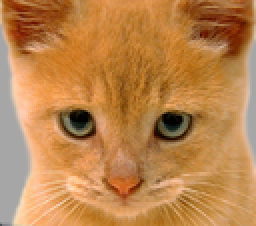
%> input picture proj1/data/cat.bmp, 128 x 113 px, shrunk from 410 x 361 before the run (shown 2 times larger)
$ octave proj1_test_filtering.m   (GNU Octave 9; MATLAB toolbox functions it lacks are replaced by stand-ins)
%> lines starting %> are read from the running program, lines starting %| are printed output that depends on the picture
### proj1/code/my_imfilter.m
function output = my_imfilter(image, filter)
% This function is intended to behave like the built in function imfilter()
% See 'help imfilter' or 'help conv2'. While terms like "filtering" and
% "convolution" might be used interchangeably, and they are indeed nearly
% the same thing, there is a difference:
% from 'help filter2'
%    2-D correlation is related to 2-D convolution by a 180 degree rotation
%    of the filter matrix.

% Your function should work for color images. Simply filter each color
% channel independently.

% Your function should work for filters of any width and height
% combination, as long as the width and height are odd (e.g. 1, 7, 9). This
% restriction makes it unambigious which pixel in the filter is the center
% pixel.

% Boundary handling can be tricky. The filter can't be centered on pixels
% at the image boundary without parts of the filter being out of bounds. If
% you look at 'help conv2' and 'help imfilter' you see that they have
% several options to deal with boundaries. You should simply recreate the
% default behavior of imfilter -- pad the input image with zeros, and
% return a filtered image which matches the input resolution. A better
% approach is to mirror the image content over the boundaries for padding.

% % Uncomment if you want to simply call imfilter so you can see the desired
% % behavior. When you write your actual solution, you can't use imfilter,
% % filter2, conv2, etc. Simply loop over all the pixels and do the actual
% % computation. It might be slow.
% output = imfilter(image, filter);


%%%%%%%%%%%%%%%%
% Your code here
%%%%%%%%%%%%%%%%
filter_size = size(filter);

% perform checks on input size
if (isequal(mod(filter_size,2), [1 1]))
    % input filter has odd integer dimensions, so continue with filtering
    image_size = size(image);
    if size(image_size)== [1 2];
        % grayscale image
        image_size = [image_size 1];
    end
    pad_size = (filter_size - 1) / 2;
    % pad the input image as per filter size
    %padded_image = padarray(image, pad_size, 'symmetric');
    padded_image = my_padarray(image, pad_size, 'symmetric');

    % initialize output
    output = zeros(image_size);
    % perform convolution
    for i=1:image_size(1)
        for j=1:image_size(2)
            % looping through each pixel
            for k=1:filter_size(1)
                for l=1:filter_size(2)
                    for c=1:image_size(3)
                        output(i, j, c) = output(i, j, c) + padded_image(i+k-1, j+l-1, c) .* filter(k, l);
                    end
                end
            end
        end
    end
else
    % input filter has at least one even integer dimension, terminate filtering
    error('Input filter has invalid dimensions!');
end

### proj1/code/my_padarray.m
function padded_image = my_padarray(image, pad_size, pad_type)
% This function is intended to behave like the built in function padarray()
% but at the moment only supports symmetric image padding and 2D padding sizes.

    image_size = size(image);
    padded_image_size = image_size + [2*pad_size 0];
    padded_image = zeros(padded_image_size);
    if (~strcmp(pad_type,'symmetric'))
        return
    end
    for k=1:image_size(3)
        for j=1:image_size(2)
            for i=1:pad_size(1)
                % top-center padding
                padded_image(i, pad_size(2)+j, k) = image(pad_size(1)-i+1, j,k);
                % bottom-center padding
                padded_image(pad_size(1)+image_size(1)+i, pad_size(2)+j, k) = image(image_size(1)-i+1, j,k);
            end
        end
        for i=1:image_size(1)
            for j=1:pad_size(2)
                % left-center padding
                padded_image(pad_size(1)+i, j, k) = image(i, pad_size(2)-j+1, k);
                % right-center padding
                padded_image(pad_size(1)+i, pad_size(2)+image_size(2)+j, k) = image(i, image_size(2)-j+1, k);
            end
        end
        % central image
        for j=1:image_size(2)
            for i=1:image_size(1)
                padded_image(i+pad_size(1), j+pad_size(2), k) = image(i, j, k);
            end
        end

        for i=1:pad_size(1)
            for j=1:pad_size(2)
                % top left corner
                padded_image(i, j, k) = padded_image(i, 2*pad_size(2)-j+1, k);
                % top right corner
                padded_image(i, padded_image_size(2)-j+1, k) = padded_image(i, padded_image_size(2)-2*pad_size(2)+j, k);
                % bottom left corner
                padded_image(padded_image_size(1)-pad_size(1)+i, j, k) = padded_image(padded_image_size(1)-pad_size(1)+i, 2*pad_size(2)-j+1, k);
                % bottom right corner
                padded_image(padded_image_size(1)-pad_size(1)+i, padded_image_size(2)-j+1, k) = padded_image(padded_image_size(1)-pad_size(1)+i, padded_image_size(2)-2*pad_size(2)+j, k);
            end
        end
    end

### proj1/code/proj1_test_filtering.m
    % this script has test cases to help you test my_imfilter() which you will
% write. You should verify that you get reasonable output here before using
% your filtering to construct a hybrid image in proj1.m. The outputs are
% all saved and you can include them in your writeup. You can add calls to
% imfilter() if you want to check that my_imfilter() is doing something
% similar.
close all

%% Setup
test_image = im2single(imread('../data/cat.bmp'));
test_image = imresize(test_image, 0.7, 'bilinear'); %resizing to speed up testing
%> test_image: size 80x90x3 single
figure(1)
imshow(test_image)

%% Identify filter
%This filter should do nothing regardless of the padding method you use.
identity_filter = [0 0 0; 0 1 0; 0 0 0];

identity_image  = my_imfilter(test_image, identity_filter);

figure(2); imshow(identity_image);
imwrite(identity_image, 'identity_image.jpg', 'quality', 95);

%% Small blur with a box filter
%This filter should remove some high frequencies
blur_filter = [1 1 1; 1 1 1; 1 1 1];
blur_filter = blur_filter / sum(sum(blur_filter)); %making the filter sum to 1

blur_image = my_imfilter(test_image, blur_filter);

figure(3); imshow(blur_image);
imwrite(blur_image, 'blur_image.jpg', 'quality', 95);

%% Large blur
%This blur would be slow to do directly, so we instead use the fact that
%Gaussian blurs are separable and blur sequentially in each direction.
large_1d_blur_filter = fspecial('Gaussian', [25 1], 10);

large_blur_image = my_imfilter(test_image, large_1d_blur_filter);
%> call 3 of my_padarray, with pad_size = [12 0], pad_type = 'symmetric'
%> after the loop in my_padarray (call 3), `for k=1:image_size(3)`:
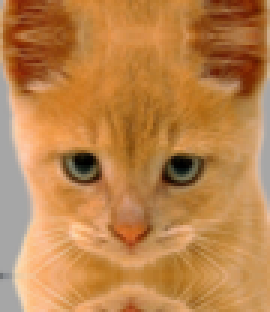
%> padded_image: size 104x90x3 double (shown 3 times larger); mean R, G, B 0.739, 0.516, 0.297
large_blur_image = my_imfilter(large_blur_image, large_1d_blur_filter'); %notice the ' operator which transposes the filter
%> call 4 of my_padarray, with pad_size = [0 12], pad_type = 'symmetric'
%> after the loop in my_padarray (call 4), `for k=1:image_size(3)`:
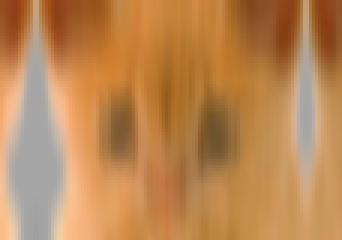
%> padded_image: size 80x114x3 double (shown 3 times larger); mean R, G, B 0.738, 0.532, 0.33
%> after the loop in my_imfilter (call 4), `for i=1:image_size(1)`:
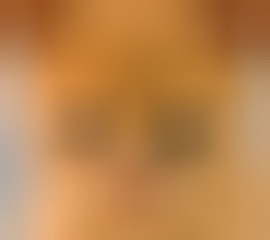
%> output: size 80x90x3 double (shown 3 times larger); mean R, G, B 0.738, 0.52, 0.302; mean of the top-left, top-right, bottom-left and bottom-right quarters 0.502, 0.457, 0.599, 0.522

figure(4); imshow(large_blur_image);
imwrite(large_blur_image, 'large_blur_image.jpg', 'quality', 95);

% %If you want to see how slow this would be to do naively, try out this
% %equivalent operation:
% tic %tic and toc run a timer and then print the elapsted time
% large_blur_filter = fspecial('Gaussian', [25 25], 10);
% large_blur_image = my_imfilter(test_image, large_blur_filter);
% toc

%% Oriented filter (Sobel Operator)
sobel_filter = [-1 0 1; -2 0 2; -1 0 1]; %should respond to horizontal gradients

sobel_image = imfilter(test_image, sobel_filter);

%0.5 added because the output image is centered around zero otherwise and mostly black
figure(5); imshow(sobel_image + 0.5);
%> after `imshow(sobel_image + 0.5)`:
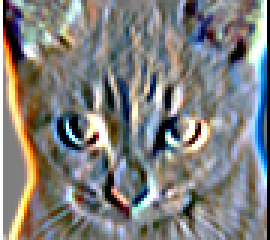
%> displayed picture: size 80x90x3, on the screen's scale of 0 to 255 (shown 3 times larger); mean R, G, B 127.4, 127.4, 125.7
imwrite(sobel_image + 0.5, 'sobel_image.jpg', 'quality', 95);


%% High pass filter (Discrete Laplacian)
laplacian_filter = [0 1 0; 1 -4 1; 0 1 0];

laplacian_image = my_imfilter(test_image, laplacian_filter);
%> call 5 of my_imfilter, with filter = [0 1 0; 1 -4 1; 0 1 0]
%> after the loop in my_imfilter (call 5), `for i=1:image_size(1)`:
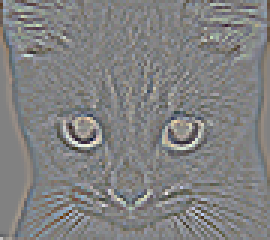
%> output: size 80x90x3 double (shown 3 times larger); mean R, G, B 0, 0, 0; drawn with min black and max white

%0.5 added because the output image is centered around zero otherwise and mostly black
figure(6); imshow(laplacian_image + 0.5);
imwrite(laplacian_image + 0.5, 'laplacian_image.jpg', 'quality', 95);

%% High pass "filter" alternative
high_pass_image = test_image - blur_image; %simply subtract the low frequency content
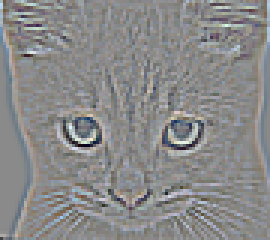
%> high_pass_image: size 80x90x3 single (shown 3 times larger); mean R, G, B 2.24e-10, 2.77e-10, -1.81e-10; drawn with min black and max white

figure(7); imshow(high_pass_image + 0.5);
%> after `imshow(high_pass_image + 0.5)`:
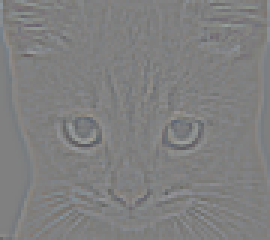
%> displayed picture: size 80x90x3, on the screen's scale of 0 to 255 (shown 3 times larger); mean R, G, B 127.5, 127.5, 127.5; mean of the top-left, top-right, bottom-left and bottom-right quarters 127.5, 127.6, 127.5, 127.4
imwrite(high_pass_image + 0.5, 'high_pass_image.jpg', 'quality', 95);

%by James Hays
